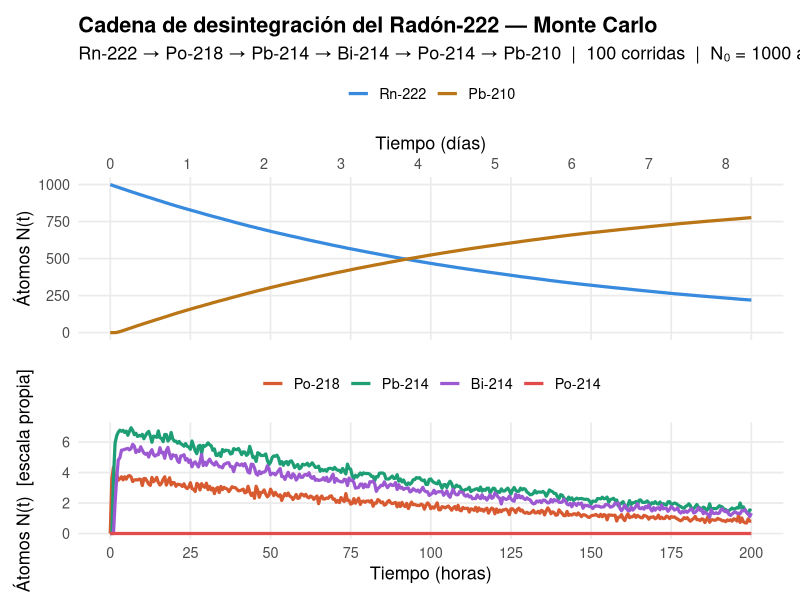

Source code (R):
# Codigo de aplicacion del metodo de Monte Carlo

# Matias Berrio
# Samuel Vargas

library(ggplot2)
library(tidyr)

# Parámetros físicos
#  T½ en horas

T12 <- c(
  "Rn-222" = 3.8235 * 24,   # 3.8235 días → 91.76 h
  "Po-218" = 3.05 / 60,     # 3.05 min    → 0.05083 h
  "Pb-214" = 26.8 / 60,     # 26.8 min    → 0.4467 h
  "Bi-214" = 19.7 / 60,     # 19.7 min    → 0.3283 h
  "Po-214" = 0,             # instantáneo (164 µs)
  "Pb-210" = Inf            # estable
)

lambda <- log(2) / T12
lambda["Po-214"] <- Inf     # señal de decaimiento instantáneo
lambda["Pb-210"] <- 0       # estable

N0     <- 1000              # átomos iniciales de Rn-222
t_max  <- 200               # horas (~2 vidas medias del Rn-222)
dt     <- 1/2             # paso de tiempo [h] — fino para capturar hijos cortos
n_runs <- 100               # corridas Monte Carlo

tiempo  <- seq(0, t_max, by = dt)
n_steps <- length(tiempo)
nombres <- names(T12)
n_iso   <- length(nombres)

# Probabilidades de decaimiento por paso dt (Po-214 e Pb-210 tratados aparte)
p <- 1 - exp(-lambda * dt)
p["Po-214"] <- 1    # decae siempre (instantáneo)
p["Pb-210"] <- 0    # nunca decae

# Simulación Monte Carlo 

set.seed(42)

# Matriz de sumas acumuladas: fila = paso de tiempo, col = isótopo
suma <- matrix(0, nrow = n_steps, ncol = n_iso)
colnames(suma) <- nombres

for (r in seq_len(n_runs)) {
  
  # Estado inicial
  N <- setNames(rep(0, n_iso), nombres)
  N["Rn-222"] <- N0
  
  trayectoria <- matrix(0, nrow = n_steps, ncol = n_iso)
  colnames(trayectoria) <- nombres
  trayectoria[1, ] <- N
  
  for (i in 2:n_steps) {
    
    # Decaimientos de cada isótopo (excepto Pb-210 estable)
    d <- setNames(rep(0, n_iso), nombres)
    for (iso in nombres[-n_iso]) {          # excluir Pb-210
      d[iso] <- rbinom(1, N[iso], p[iso])
    }
    
    # Actualizar poblaciones en cadena
    N["Rn-222"] <- N["Rn-222"] - d["Rn-222"]
    N["Po-218"] <- N["Po-218"] + d["Rn-222"] - d["Po-218"]
    N["Pb-214"] <- N["Pb-214"] + d["Po-218"] - d["Pb-214"]
    N["Bi-214"] <- N["Bi-214"] + d["Pb-214"] - d["Bi-214"]
    # Po-214: instantáneo — lo que llega de Bi-214 pasa directo a Pb-210
    N["Pb-210"] <- N["Pb-210"] + d["Bi-214"]   # Po-214 no acumula
    
    trayectoria[i, ] <- N
  }
  
  suma <- suma + trayectoria
}

# Promedio punto a punto
promedio <- as.data.frame(suma / n_runs)
promedio$t <- tiempo

# Formato largo para ggplot

mc_long <- pivot_longer(promedio, -t, names_to = "isotopo", values_to = "N") |>
  # Orden de aparición en la cadena
  transform(isotopo = factor(isotopo, levels = nombres))

# Colores

colores <- c(
  "Rn-222" = "#378ADD",
  "Po-218" = "#D85A30",
  "Pb-214" = "#1D9E75",
  "Bi-214" = "#9c59d1",
  "Po-214" = "#E24B4A",
  "Pb-210" = "#BA7517"
)

# Tema y eje x compartidos
tema_base <- theme_minimal(base_size = 13) +
  theme(legend.position  = "top",
        panel.grid.minor = element_blank())

# Panel superior: Rn-222 y Pb-210 

datos_sup <- mc_long[mc_long$isotopo %in% c("Rn-222", "Pb-210"), ]

p_sup <- ggplot(datos_sup, aes(x = t, y = N, color = isotopo)) +
  geom_line(linewidth = 1.1) +
  scale_color_manual(values = colores) +
  scale_x_continuous(
    breaks   = seq(0, t_max, by = 25),
    sec.axis = sec_axis(~ . / 24, name = "Tiempo (días)",
                        breaks = seq(0, t_max / 24, by = 1))
  ) +
  labs(
    title    = "Cadena de desintegración del Radón-222 — Monte Carlo",
    subtitle = paste0("Rn-222 → Po-218 → Pb-214 → Bi-214 → Po-214 → Pb-210  |  ",
                      n_runs, " corridas  |  N₀ = ", N0, " átomos"),
    x     = NULL,
    y     = "Átomos N(t)",
    color = NULL
  ) +
  tema_base +
  theme(plot.title = element_text(face = "bold"),
        axis.text.x.bottom  = element_blank(),
        axis.ticks.x.bottom = element_blank())

# Panel inferior: isótopos intermedios con escala Y propia

intermedios <- c("Po-218", "Pb-214", "Bi-214", "Po-214")
datos_inf   <- mc_long[mc_long$isotopo %in% intermedios, ]

p_inf <- ggplot(datos_inf, aes(x = t, y = N, color = isotopo)) +
  geom_line(linewidth = 1.1) +
  scale_color_manual(values = colores) +
  scale_x_continuous(breaks = seq(0, t_max, by = 25)) +
  labs(
    x     = "Tiempo (horas)",
    y     = "Átomos N(t)  [escala propia]",
    color = NULL
  ) +
  tema_base

# Componer con patchwork

library(patchwork)

print(p_sup / p_inf + plot_layout(heights = c(1.4, 1)))
